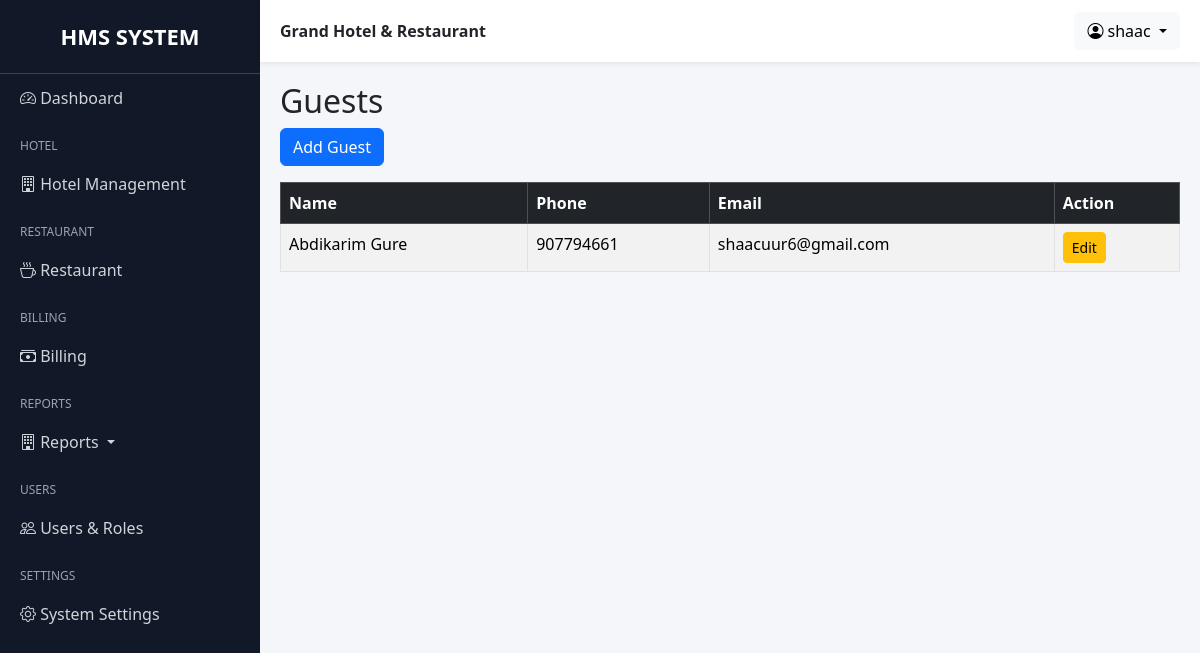
The page /grand/guests/ (signed in) on the database its author committed.
### hotel/models.py (models this page shows, shortened)
class Guest(models.Model):
    first_name = models.CharField(max_length=100)
    last_name = models.CharField(max_length=100)
    phone = models.CharField(max_length=20)
    email = models.EmailField(blank=True, null=True)
    address = models.CharField(max_length=200, blank=True)
    created = models.DateTimeField(auto_now_add=True, blank=True, null=True)
    created_by = models.ForeignKey(User, on_delete=models.SET_NULL, null=True, blank=True)

### hotel/views.py (the view)
# urls.py: path('guests/', GuestListView.as_view(), name='guest_list'),
class GuestListView(LoginRequiredMixin, RoleRequiredMixin, ListView):
    allowed_roles = ROLES
    model = Guest
    template_name = "hotel/guest_list.html"
    context_object_name = "guests"
    queryset = Guest.objects.all().order_by("first_name", "last_name")

### accounts/mixins.py (called while the page is built)
    def dispatch(self, request, *args, **kwargs):
        if not request.user.is_authenticated:
            return redirect("login")
        if not hasattr(request.user, "userprofile"):
            return redirect("no_permission")
        if request.user.userprofile.role not in self.allowed_roles:
            return redirect("no_permission")
        return super().dispatch(request, *args, **kwargs)

### templates/hotel/guest_list.html
{% extends "base.html" %}
{% block content %}
<h2>Guests</h2>
<a href="{% url 'guest_add' %}" class="btn btn-primary mb-3">
Add Guest
</a>
<table class="table table-bordered table-striped">
<thead class="table-dark">
<tr>
<th>Name</th>
<th>Phone</th>
<th>Email</th>
<th>Action</th>
</tr>
</thead>
{% for guest in object_list %}
<tr>
<td>{{ guest.first_name }} {{ guest.last_name }}</td>
<td>{{ guest.phone }}</td>
<td>{{ guest.email }}</td>
<td>
<a href="{% url 'guest_edit' guest.id %}" class="btn btn-sm btn-warning">
Edit
</a>
</td>
</tr>
{% endfor %}
</table>
{% endblock %}

### templates/base.html (shortened to what this page needs)
{% load static %}
<!DOCTYPE html>
<html lang="en">
<head>
    <link
        href="https://cdn.jsdelivr.net/npm/bootstrap@5.3.3/dist/css/bootstrap.min.css"
        rel="stylesheet">
    <link
        rel="stylesheet"
        href="https://cdn.jsdelivr.net/npm/bootstrap-icons@1.11.3/font/bootstrap-icons.min.css">
</head>
<body>
<div class="sidebar"
     id="sidebar">
    <div class="logo">
        HMS SYSTEM
    </div>
    <a href="">
        <i class="bi bi-speedometer2"></i>
        Dashboard
    </a>
    <div class="menu-title">
        Hotel
    </div>
    <a data-bs-toggle="collapse"
       href="#hotelMenu">
        <i class="bi bi-building"></i>
        Hotel Management
    </a>
    <div class="menu-title">
        Restaurant
    </div>
    <a data-bs-toggle="collapse"
       href="#restaurantMenu">
        <i class="bi bi-cup-hot"></i>
        Restaurant
    </a>
    <div class="menu-title">
        Billing
    </div>
    <a data-bs-toggle="collapse"
       href="#billingMenu">
        <i class="bi bi-cash-stack"></i>
        Billing
    </a>
    <div class="menu-title">Reports</div>
    <a class="dropdown-toggle" data-bs-toggle="collapse" href="#reportMenu">
        <i class="bi bi-building"></i>
        Reports
    </a>
    <div class="menu-title">
        Users
    </div>
    <a data-bs-toggle="collapse"
       href="#usersMenu">
        <i class="bi bi-people"></i>
        Users & Roles
    </a>
    <div class="menu-title">
        Settings
    </div>
    <a href="">
        <i class="bi bi-gear"></i>
        System Settings
    </a>
</div>
<div class="main-content">
    <div class="topbar d-flex justify-content-between align-items-center">
        <div>
            <strong>
                Grand Hotel & Restaurant
            </strong>
        </div>
        <div class="dropdown">
            <button class="btn btn-light dropdown-toggle"
                    data-bs-toggle="dropdown">
                <i class="bi bi-person-circle"></i>
                {{ request.user }}
            </button>
        </div>
    </div>
    <div class="page-content">
        {% block content %}
        {% endblock %}
    </div>
</div>
</body>
</html>

### templates/base.html (style rules this page uses)
body { overflow-x: hidden; background: #f4f6f9; }
.sidebar { width: 260px; min-height: 100vh; background: #111827; position: fixed; top: 0; left: 0; overflow-y: auto; overflow-x: hidden; scrollbar-width:thin; }
.sidebar .logo { padding: 20px; font-size: 22px; font-weight: bold; text-align: center; color: #fff; border-bottom: 1px solid #374151; }
.sidebar a { color: #d1d5db; text-decoration: none; display: block; padding: 12px 20px; transition: 0.3s; }
.sidebar .menu-title { color: #9ca3af; font-size: 12px; text-transform: uppercase; padding: 15px 20px 5px; }
.main-content { margin-left: 260px; min-height: 100vh; }
.topbar { background: white; padding: 12px 20px; box-shadow: 0 2px 5px rgba(0,0,0,0.08); position: sticky; top: 0; z-index: 1000; }
.page-content { padding: 20px; }

### rows shown on the page
Guest: first_name "Abdikarim", last_name "Gure", phone "907794661", email "shaacuur6@gmail.com"

### other values the page prints
{{ request.user }} "shaac"
